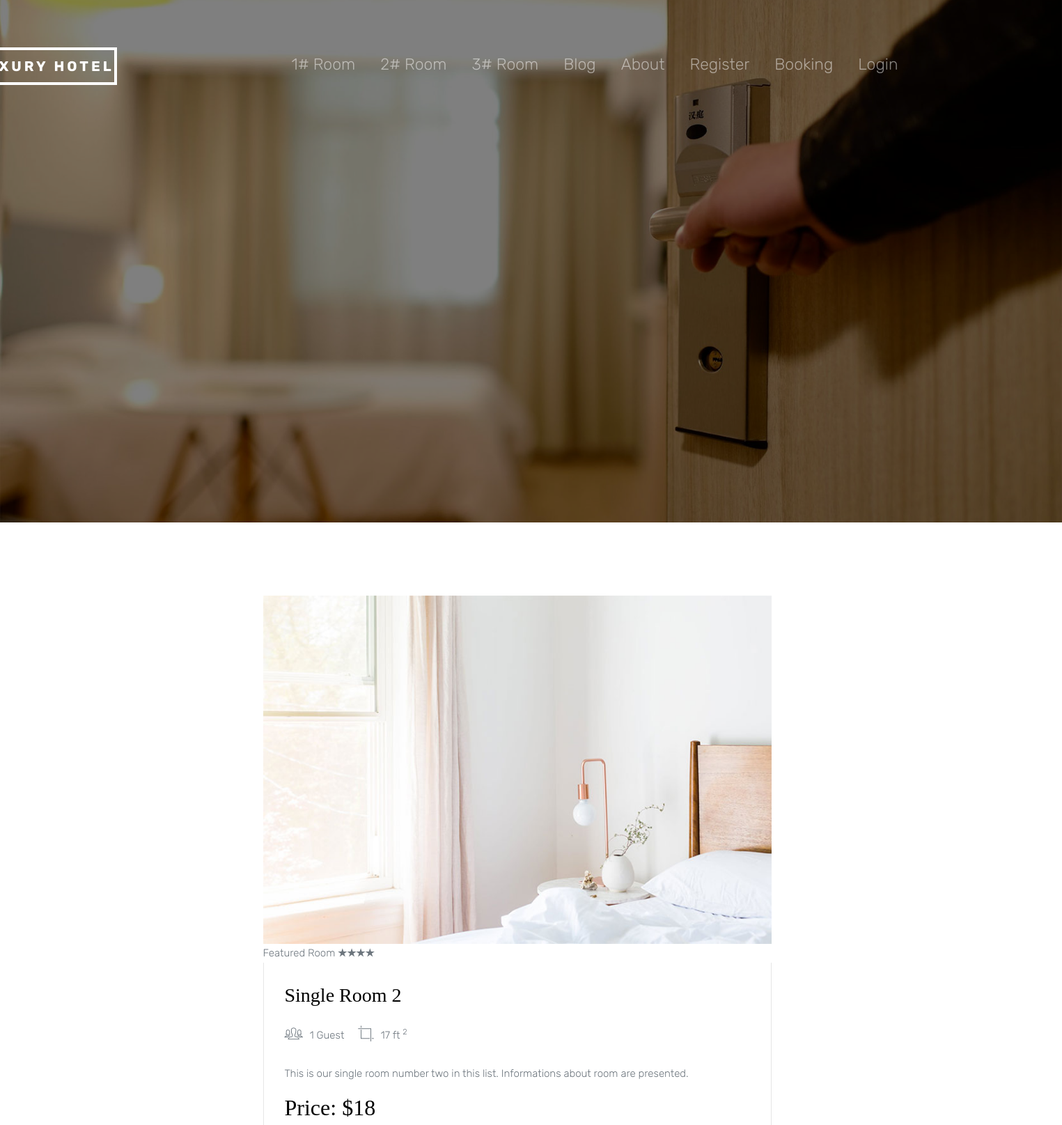
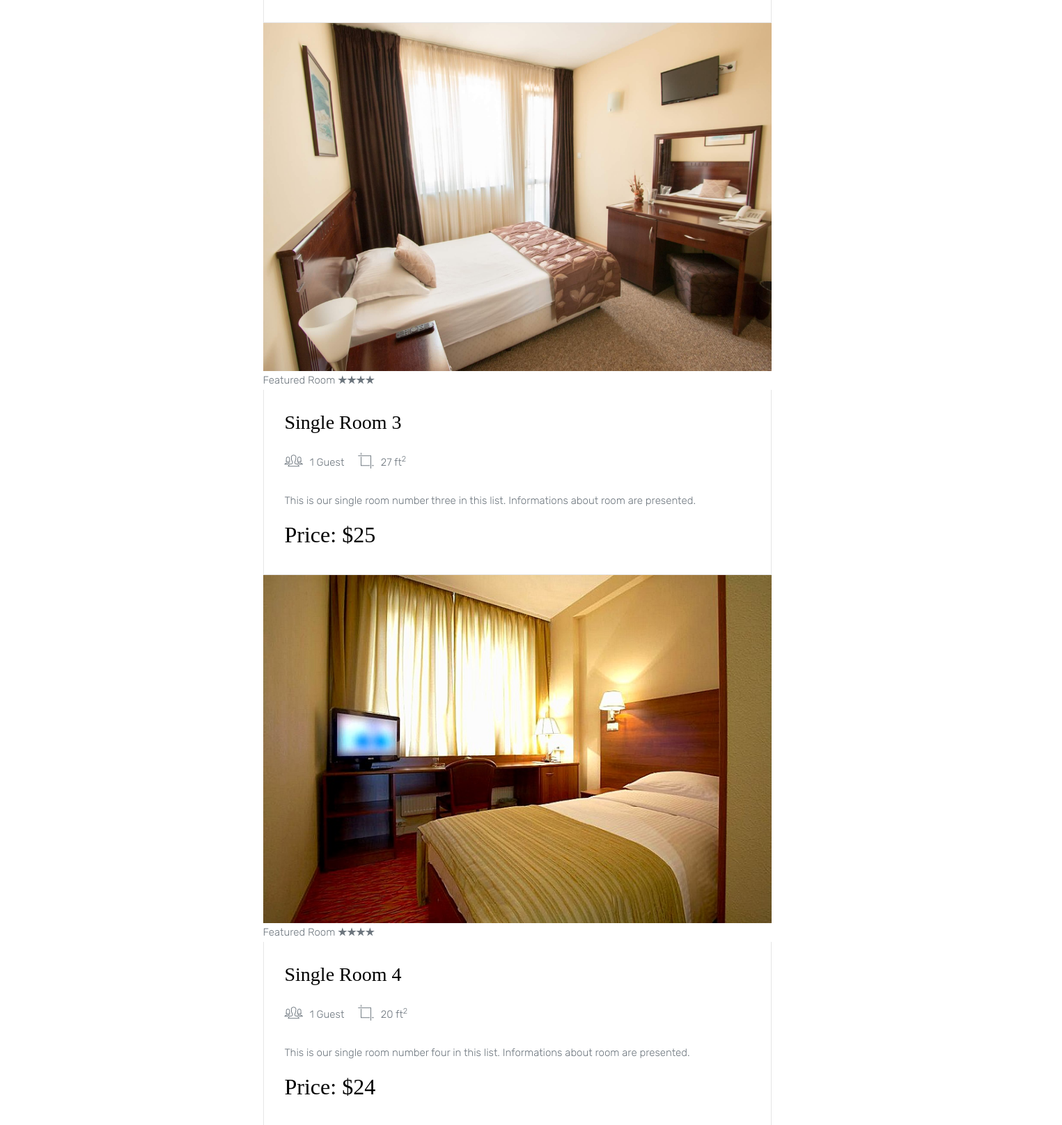
The app's page /index.php?page=singleRoom (upper part) with its own data (2 pictures, top to bottom).
### tables this page shows
CREATE TABLE `linkovi` (
  `idLink` int(10) NOT NULL,
  `imeLinka` varchar(255) NOT NULL,
  `putanja` text NOT NULL,
  `roditelj` int(10) NOT NULL
);

CREATE TABLE `jednokrevetna` (
  `idJed` int(11) NOT NULL,
  `slika` varchar(255) NOT NULL,
  `naslov` varchar(255) NOT NULL,
  `idZvezdice` int(11) NOT NULL,
  `naslov2` varchar(255) NOT NULL,
  `idGost` int(11) NOT NULL,
  `idKvadrat` int(11) NOT NULL,
  `opis` text NOT NULL,
  `idCena` int(11) NOT NULL,
  `idTip` int(11) NOT NULL
);

CREATE TABLE `gosti` (
  `idGost` int(11) NOT NULL,
  `brojGostiju` varchar(255) NOT NULL
);

CREATE TABLE `kvadratura` (
  `idKvadrat` int(11) NOT NULL,
  `vrednost` varchar(255) NOT NULL
);

CREATE TABLE `cene` (
  `idCena` int(11) NOT NULL,
  `vrednost1` varchar(255) NOT NULL
);

### views/singleR.php (the view, shortened to what this page needs)
<section class="site-section">
      <div class="container">
        <div class="row">
		<?php
		include "modules/konekcija.php";
		  $upitSobe="select * from jednokrevetna j join tipsobe t on j.idTip=t.idTip join cene c on j.idCena=c.idCena join gosti g on j.idGost=g.idGost join kvadratura k on j.idKvadrat=k.idKvadrat join zvezdice z on j.idZvezdice=z.idZvezdice ";
		  $rezultat=$konekcija->query($upitSobe);
          echo '<div id="col1" class="col-md-8 mb-4">';
		  foreach($rezultat as $red){
           echo '<div class="media d-block room mb-0">';
              echo '<div>';
                echo '<a href="'.$red->slika.'" data-lightbox="gallery"><img src="'.$red->slika.'" alt="single room" class="img-fluid"/></a>';
                echo '<div class="overlap-text">';
                  echo '<span>';
                    echo ''.$red->naslov.'  ';
                    echo '<span class="ion-ios-star"></span>';
                    echo '<span class="ion-ios-star"></span>';
                    echo '<span class="ion-ios-star"></span>';
					echo '<span class="ion-ios-star"></span>';
                  echo '</span>';
                echo '</div>';
              echo '</div>';
              echo '<div class="media-body">';
                echo '<h3 class="mt-0">'.$red->naslov2.'</h3>';
                echo '<ul class="room-specs">';
                 echo '<li><span class="ion-ios-people-outline"></span>'. $red->brojGostiju.'</li>';
                 echo '<li><span class="ion-ios-crop"></span>'. $red->vrednost.'<sup>2</sup></li>';
                echo '</ul>';
                echo '<p>'. $red->opis.'</p>';
                echo '<h2>'.$red->vrednost1.'</h2>';
              echo '</div>';
           echo '</div>';
		  }
          echo '</div>';
          ?>
           </div>
          </div>
    </section>

### views/head.php (shortened to what this page needs)
<!DOCTYPE html>
<html lang="en">
  <head>
    <link rel="stylesheet" href="css/bootstrap.css">
    <link rel="stylesheet" href="css/animate.css">
    <link rel="stylesheet" href="css/owl.carousel.min.css">
    <link rel="stylesheet" href="css/lightbox.css">
    <link rel="stylesheet" href="fonts/ionicons/css/ionicons.min.css">
    <link rel="stylesheet" href="fonts/fontawesome/css/font-awesome.min.css">
    <link rel="stylesheet" href="css/magnific-popup.css">
    <link rel="stylesheet" href="css/style.css">
  </head>
  <body>

### views/nav.php (shortened to what this page needs)
<header role="banner">
      <nav class="navbar navbar-expand-md navbar-dark bg-light">
        <div class="container">
          <a class="navbar-brand" href="index.php?page=home">Luxury Hotel</a>
          <div class="collapse navbar-collapse navbar-light" id="navbarsExample05">
		  <?php
		  include "modules/konekcija.php";
		  $upit_linkovi = "SELECT * FROM linkovi WHERE roditelj=0";
          $rezultat_linkovi = $konekcija->query($upit_linkovi);
             echo '<ul class="navbar-nav ml-auto pl-lg-5 pl-0">';
			  foreach($rezultat_linkovi as $red){
                    echo "<li class='nav-item'><a class='nav-link' href='".$red->putanja."'>".$red->imeLinka."</a></li>";
			  }
		       if(isset($_SESSION['korisnik'])){
					  echo "<li class='nav-item'><a class='nav-link' href='index.php?page=logout'>Logout</a></li>";
				  }
				  else{
					  echo "<li class='nav-item'><a class='nav-link' href='index.php?page=login'>Login</a></li>";
				  }
			echo '</ul>';
			?>
          </div>
        </div>
      </nav>
</header>
    <section class="site-hero overlay" data-stellar-background-ratio="0.5" style="background-image: url(images/big_image_1.jpg);">
      <div class="container">
        <div class="row align-items-center site-hero-inner justify-content-center">
          <div class="col-md-12 text-center">
          </div>
        </div>
      </div>
    </section>

### index.php (shortened to what this page needs)
<?php
$page = "";
if(isset($_GET['page'])){
	$page = $_GET['page'];
}
include "views/head.php";
include "views/nav.php";
switch($page){
		case "singleRoom":
		include "views/singleR.php";
		break;
}
include "views/footer.php";

### views/footer.php (shortened to what this page needs)
  </body>
</html>

### css/style.css (style rules this page uses)
body { background: #fff; font-family: "Rubik", arial, sans-serif; font-weight: 300; font-size: 15px; line-height: 1.8; color: #6c757d; }
.nav-item { margin-top:5px; padding-right:20px; margin-right:0px; margin-left:0px; }
a { -webkit-transition: .3s all ease; -o-transition: .3s all ease; transition: .3s all ease; text-decoration: none; }
h1, h2, h3, h4, h5 { color: #000; font-family: "Playfair Display", times, serif; }
header { position: absolute; top: 0; left: 0; width: 100%; z-index: 5; }
header .navbar-brand { text-transform: uppercase; letter-spacing: .2em; font-weight: 700; margin-top:50px; color: #fff !important; margin-left:-250px; border:4px solid white; padding-left:3px; }
.nav-link { font-size:23px; margin-top:40px; }
header .navbar { padding-top: 0; padding-bottom: 0; background: transparent !important; }
header .navbar .nav-link { padding: 1.7rem 1rem; outline: none !important; }
.site-hero { background-size: cover; background-position: center center; min-height: 750px; height: 100vh; }
.site-hero > .container { position: relative; z-index: 2; }
.site-hero.overlay { position: relative; height:300px; }
.site-hero.overlay:before { content: ""; background: rgba(0, 0, 0, 0.5); width: 100%; z-index: 1; position: absolute; top: 0; left: 0; right: 0; bottom: 0; }
.site-hero .site-hero-inner { min-height: 750px; height: 100vh; }
.room { background: #fff; margin-bottom: 30px; }
.room .media-body { padding: 30px; border: 1px solid #e6e6e6; border-top: none; }
.room .media-body .room-specs { margin: 0; padding: 0; }
.room .media-body .room-specs li { display: inline-block; list-style: none; margin: 0; padding: 0 20px 20px 0; }
.room .media-body .room-specs li span { font-size: 30px; position: relative; top: 4px; margin-right: 10px; }
.site-section { padding: 7em 0; }
.img-fluid { width:790px; height:500px; }
#col1 { margin-left:170px; margin-bottom:70px; }

### records on screen
linkovi: imeLinka "1# Room"
linkovi: imeLinka "2# Room"
linkovi: imeLinka "3# Room"
linkovi: imeLinka "Blog"
linkovi: imeLinka "About"
linkovi: imeLinka "Register"
linkovi: imeLinka "Booking"
jednokrevetna: slika (picture), naslov "Featured Room", naslov2 "Single Room 2", idGost.brojGostiju "1 Guest", idKvadrat.vrednost "17 ft", opis "This is our single room number two in this list. Informations about room are presented.", idCena.vrednost1 "Price: $18"
jednokrevetna: slika (picture), naslov "Featured Room", naslov2 "Single Room 3", idGost.brojGostiju "1 Guest", idKvadrat.vrednost "27 ft", opis "This is our single room number three in this list. Informations about room are presented.", idCena.vrednost1 "Price: $25"
jednokrevetna: slika (picture), naslov "Featured Room", naslov2 "Single Room 4", idGost.brojGostiju "1 Guest", idKvadrat.vrednost "20 ft", opis "This is our single room number four in this list. Informations about room are presented.", idCena.vrednost1 "Price: $24"
